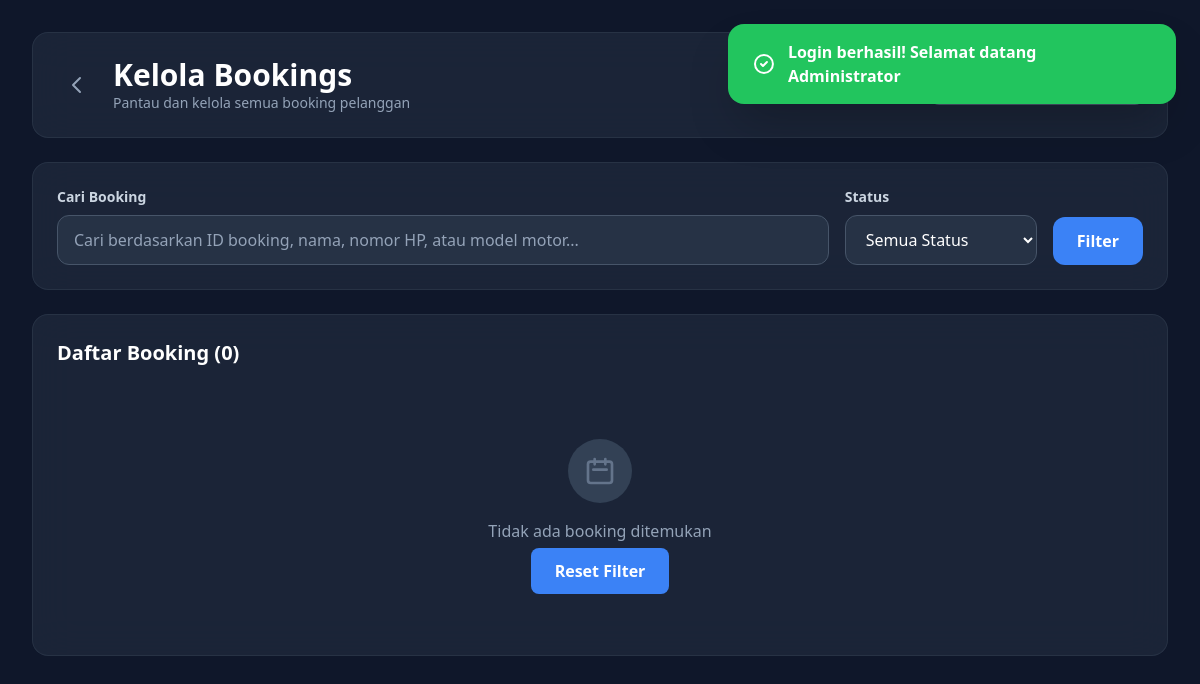
/admin-bookings.php (signed in), run on an earlier commit of the app's database.
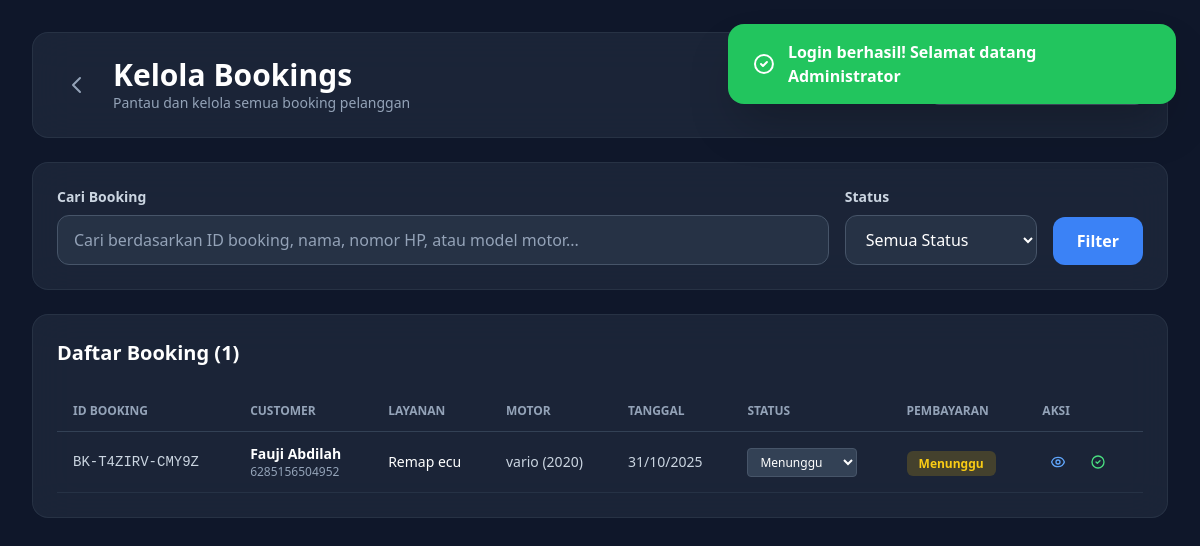
And on a later commit of the database.
### tables this page shows
CREATE TABLE `bookings` (
  `id` int(11) NOT NULL AUTO_INCREMENT,
  `booking_id` varchar(20) NOT NULL,
  `user_id` int(11) NOT NULL,
  `service_type` enum('remap_ecu','tuning','maintenance') NOT NULL DEFAULT 'remap_ecu',
  `vehicle_model` varchar(100) NOT NULL,
  `vehicle_year` int(4) DEFAULT NULL,
  `description` text DEFAULT NULL,
  `booking_date` datetime NOT NULL,
  `preferred_date` date DEFAULT NULL,
  `status` enum('pending','confirmed','in_progress','completed','cancelled') DEFAULT 'pending',
  `total_price` decimal(10,2) DEFAULT 0.00,
  `created_at` timestamp NOT NULL DEFAULT current_timestamp(),
  `updated_at` timestamp NOT NULL DEFAULT current_timestamp() ON UPDATE current_timestamp(),
  PRIMARY KEY (`id`),
  UNIQUE KEY `booking_id` (`booking_id`),
  KEY `user_id` (`user_id`),
  KEY `status` (`status`),
  KEY `booking_date` (`booking_date`),
  CONSTRAINT `bookings_ibfk_1` FOREIGN KEY (`user_id`) REFERENCES `users` (`id`) ON DELETE CASCADE
);

CREATE TABLE `users` (
  `id` int(11) NOT NULL AUTO_INCREMENT,
  `username` varchar(50) NOT NULL,
  `password` varchar(255) NOT NULL,
  `email` varchar(100) NOT NULL,
  `full_name` varchar(100) NOT NULL,
  `phone` varchar(20) NOT NULL,
  `is_active` tinyint(1) DEFAULT 1,
  `last_login` datetime DEFAULT NULL,
  `created_at` timestamp NOT NULL DEFAULT current_timestamp(),
  `updated_at` timestamp NOT NULL DEFAULT current_timestamp() ON UPDATE current_timestamp(),
  `login_attempts` int(11) DEFAULT 0,
  `last_attempt` datetime DEFAULT NULL,
  PRIMARY KEY (`id`),
  UNIQUE KEY `username` (`username`),
  UNIQUE KEY `email` (`email`),
  UNIQUE KEY `phone` (`phone`)
);

### config.php (called while the page is built, shortened)
<?php
function getFlashMessage() {
    if (isset($_SESSION['flash_message'])) {
        $message = [
            'message' => $_SESSION['flash_message'],
            'type' => $_SESSION['flash_type']
        ];
        return $message;
    }
    return null;
}
?>

### functions.php (called while the page is built, shortened)
<?php
require_once 'config.php';
function getAllBookings($status = null, $search = '') {
    global $conn;
    $sql = "SELECT b.*, u.full_name, u.phone, u.email,
                   p.status as payment_status, p.amount as payment_amount, p.proof_image
            FROM bookings b
            LEFT JOIN users u ON b.user_id = u.id
            LEFT JOIN payments p ON b.id = p.booking_id
            WHERE 1=1";
    $sql .= " ORDER BY b.created_at DESC";
    $stmt = $conn->prepare($sql);
    $stmt->execute();
    $result = $stmt->get_result();
    $bookings = [];
    while ($row = $result->fetch_assoc()) {
        $bookings[] = $row;
    }
    return $bookings;
}
?>

### admin-bookings.php (the view, shortened to what this page needs)
<?php
require_once 'config.php';
require_once 'functions.php';
$page = intval($_GET['page'] ?? 1);
$perPage = 10;
$offset = ($page - 1) * $perPage;
$status = $_GET['status'] ?? '';
$search = trim($_GET['search'] ?? '');
$bookings = getAllBookings($status, $search);
$totalBookings = count($bookings);
$paginatedBookings = array_slice($bookings, $offset, $perPage);
?>
<!DOCTYPE html>
<html lang="id">
<head>
    <script src="https://cdn.tailwindcss.com"></script>
</head>
<body class="bg-slate-900 min-h-screen fade-in">
    <?php
    $flash = getFlashMessage();
    if ($flash):
    ?>
    <div class="fixed top-6 right-6 z-50 max-w-md">
        <div class="<?php echo $flash['type'] === 'success' ? 'bg-green-500' : 'bg-red-500'; ?> text-white px-6 py-4 rounded-2xl shadow-2xl flex items-center gap-3">
            <?php if ($flash['type'] === 'success'): ?>
                <svg class="w-6 h-6" fill="none" stroke="currentColor" viewBox="0 0 24 24">
                    <path stroke-linecap="round" stroke-linejoin="round" stroke-width="2" d="M9 12l2 2 4-4m6 2a9 9 0 11-18 0 9 9 0 0118 0z"></path>
                </svg>
            <?php else: ?>
                <svg class="w-6 h-6" fill="none" stroke="currentColor" viewBox="0 0 24 24">
                    <path stroke-linecap="round" stroke-linejoin="round" stroke-width="2" d="M12 8v4m0 4h.01M21 12a9 9 0 11-18 0 9 9 0 0118 0z"></path>
                </svg>
            <?php endif; ?>
            <span class="font-semibold"><?php echo htmlspecialchars($flash['message']); ?></span>
        </div>
    </div>
    <?php endif; ?>
    <div class="p-4 lg:p-8">
        <div class="max-w-7xl mx-auto">
            <div class="glass-card rounded-2xl p-6 mb-6 slide-up">
                <div class="flex flex-col lg:flex-row justify-between items-start lg:items-center gap-4">
                    <div class="flex items-center gap-4">
                        <a href="admin.php" class="p-2 text-slate-400 hover:text-white hover:bg-slate-700 rounded-lg transition">
                            <svg class="w-6 h-6" fill="none" stroke="currentColor" viewBox="0 0 24 24">
                                <path stroke-linecap="round" stroke-linejoin="round" stroke-width="2" d="M15 19l-7-7 7-7"></path>
                            </svg>
                        </a>
                        <div>
                            <h1 class="text-2xl lg:text-3xl font-bold text-white">Kelola Bookings</h1>
                            <p class="text-slate-400 text-sm">Pantau dan kelola semua booking pelanggan</p>
                        </div>
                    </div>
                    <div class="flex gap-2">
                        <a href="admin.php" class="px-4 py-2 bg-slate-600 hover:bg-slate-700 text-white rounded-lg font-semibold transition">
                        </a>
                    </div>
                </div>
            </div>
            <div class="glass-card rounded-2xl p-6 mb-6 slide-up" style="animation-delay: 0.1s;">
                <form method="GET" class="flex flex-col lg:flex-row gap-4">
                    <div class="flex-1">
                        <label class="block text-slate-300 text-sm font-semibold mb-2">Cari Booking</label>
                        <input
                            type="text"
                            name="search"
                            placeholder="Cari berdasarkan ID booking, nama, nomor HP, atau model motor..."
                            value="<?php echo htmlspecialchars($search); ?>"
                            class="w-full px-4 py-3 bg-slate-700 bg-opacity-50 border border-slate-600 rounded-xl text-white placeholder-slate-400 focus:outline-none focus:ring-2 focus:ring-blue-500 transition"
                        />
                    </div>
                    <div class="lg:w-48">
                        <label class="block text-slate-300 text-sm font-semibold mb-2">Status</label>
                        <select name="status" class="w-full px-4 py-3 bg-slate-700 bg-opacity-50 border border-slate-600 rounded-xl text-white focus:outline-none focus:ring-2 focus:ring-blue-500 transition">
                            <option value="">Semua Status</option>
                        </select>
                    </div>
                    <div class="flex items-end gap-2">
                        <button type="submit" class="px-6 py-3 bg-blue-500 hover:bg-blue-600 text-white rounded-xl font-semibold transition">
                            Filter
                        </button>
                    </div>
                </form>
            </div>
            <div class="glass-card rounded-2xl p-6 slide-up" style="animation-delay: 0.2s;">
                <div class="flex flex-col lg:flex-row justify-between items-start lg:items-center gap-4 mb-6">
                    <h2 class="text-xl font-bold text-white">Daftar Booking (<?php echo $totalBookings; ?>)</h2>
                </div>
                <?php if (empty($paginatedBookings)): ?>
                    <div class="text-center py-12">
                        <div class="w-16 h-16 bg-slate-700 rounded-full flex items-center justify-center mx-auto mb-4">
                            <svg class="w-8 h-8 text-slate-500" fill="none" stroke="currentColor" viewBox="0 0 24 24">
                                <path stroke-linecap="round" stroke-linejoin="round" stroke-width="2" d="M8 7V3m8 4V3m-9 8h10M5 21h14a2 2 0 002-2V7a2 2 0 00-2-2H5a2 2 0 00-2 2v12a2 2 0 002 2z"></path>
                            </svg>
                        </div>
                        <p class="text-slate-400 mb-4">Tidak ada booking ditemukan</p>
                        <a href="admin-bookings.php" class="px-6 py-3 bg-blue-500 hover:bg-blue-600 text-white rounded-lg font-semibold transition">
                            Reset Filter
                        </a>
                    </div>
                <?php else: ?>
                    <div class="overflow-x-auto">
                        <table class="w-full">
                            <thead>
                                <tr class="border-b border-slate-700">
                                    <th class="px-4 py-3 text-left text-xs font-semibold text-slate-400 uppercase">ID Booking</th>
                                    <th class="px-4 py-3 text-left text-xs font-semibold text-slate-400 uppercase">Customer</th>
                                    <th class="px-4 py-3 text-left text-xs font-semibold text-slate-400 uppercase">Layanan</th>
                                    <th class="px-4 py-3 text-left text-xs font-semibold text-slate-400 uppercase">Motor</th>
                                    <th class="px-4 py-3 text-left text-xs font-semibold text-slate-400 uppercase">Tanggal</th>
                                    <th class="px-4 py-3 text-left text-xs font-semibold text-slate-400 uppercase">Status</th>
                                    <th class="px-4 py-3 text-left text-xs font-semibold text-slate-400 uppercase">Pembayaran</th>
                                    <th class="px-4 py-3 text-left text-xs font-semibold text-slate-400 uppercase">Aksi</th>
                                </tr>
                            </thead>
                            <tbody>
                                <?php foreach ($paginatedBookings as $booking): ?>
                                <tr class="border-b border-slate-700 border-opacity-50 hover:bg-slate-700 hover:bg-opacity-30 transition">
                                    <td class="px-4 py-3 text-sm font-mono text-slate-300"><?php echo htmlspecialchars($booking['booking_id']); ?></td>
                                    <td class="px-4 py-3 text-sm">
                                        <div>
                                            <div class="text-white font-semibold"><?php echo htmlspecialchars($booking['full_name']); ?></div>
                                            <div class="text-slate-400 text-xs"><?php echo htmlspecialchars($booking['phone']); ?></div>
                                        </div>
                                    </td>
                                    <td class="px-4 py-3 text-sm text-white"><?php echo ucfirst(str_replace('_', ' ', $booking['service_type'])); ?></td>
                                    <td class="px-4 py-3 text-sm text-slate-300"><?php echo htmlspecialchars($booking['vehicle_model']); ?> (<?php echo $booking['vehicle_year']; ?>)</td>
                                    <td class="px-4 py-3 text-sm text-slate-300"><?php echo date('d/m/Y', strtotime($booking['preferred_date'])); ?></td>
                                    <td class="px-4 py-3">
                                        <form method="POST" class="inline-block">
                                            <select name="status" onchange="this.form.submit()" class="bg-slate-700 border border-slate-600 rounded px-2 py-1 text-xs text-white focus:outline-none focus:ring-1 focus:ring-blue-500">
                                                <option value="pending" <?php echo $booking['status'] === 'pending' ? 'selected' : ''; ?>>Menunggu</option>
                                            </select>
                                        </form>
                                    </td>
                                    <td class="px-4 py-3">
                                        <?php if ($booking['payment_status']): ?>
                                            <span class="status-badge
                                                <?php
                                                switch($booking['payment_status']) {
                                                    case 'pending': echo 'bg-yellow-500 bg-opacity-20 text-yellow-400'; break;
                                                }
                                                ?>">
                                                <?php
                                                switch($booking['payment_status']) {
                                                    case 'pending': echo 'Menunggu'; break;
                                                }
                                                ?>
                                            </span>
                                        <?php else: ?>
                                            <span class="text-slate-500 text-xs">-</span>
                                        <?php endif; ?>
                                    </td>
                                    <td class="px-4 py-3">
                                        <div class="flex gap-2">
                                            <a href="admin-booking-detail.php?id=<?php echo $booking['id']; ?>" class="p-2 text-blue-400 hover:bg-blue-500 hover:bg-opacity-20 rounded-lg transition btn-action" title="Detail">
                                            </a>
                                            <?php if ($booking['payment_status'] === 'pending' && $booking['proof_image']): ?>
                                            <a href="admin-payment-verify.php?id=<?php echo $booking['id']; ?>" class="p-2 text-green-400 hover:bg-green-500 hover:bg-opacity-20 rounded-lg transition btn-action" title="Verifikasi Pembayaran">
                                                <svg class="w-4 h-4" fill="none" stroke="currentColor" viewBox="0 0 24 24">
                                                    <path stroke-linecap="round" stroke-linejoin="round" stroke-width="2" d="M9 12l2 2 4-4m6 2a9 9 0 11-18 0 9 9 0 0118 0z"></path>
                                                </svg>
                                            </a>
                                            <?php endif; ?>
                                        </div>
                                    </td>
                                </tr>
                                <?php endforeach; ?>
                            </tbody>
                        </table>
                    </div>
                <?php endif; ?>
            </div>
        </div>
    </div>
</body>
</html>

### admin-bookings.php (style rules this page uses)
.fade-in { animation: fadeIn 0.5s ease-out; }
.slide-up { animation: slideUp 0.6s ease-out; }
.glass-card { background: rgba(30, 41, 59, 0.8); backdrop-filter: blur(20px); border: 1px solid rgba(148, 163, 184, 0.1); }
.status-badge { padding: 0.25rem 0.75rem; border-radius: 0.375rem; font-weight: 600; font-size: 0.75rem; }
.btn-action { transition: all 0.2s ease; }

What changed in the data, as far as the page shows it:
added bookings: booking "BK-T4ZIRV-CMY9Z", user.full_name "Fauji Abdilah", user.phone "6285156504952", service_type "Remap ecu", vehicle_model "vario", vehicle_year "2020", preferred_date "31/10/2025", status "Menunggu"
Also different on the page:
$totalBookings: "0" → "1"
text no longer shown: "Tidak ada booking ditemukan Reset Filter"
text now shown: "ID BOOKING CUSTOMER LAYANAN MOTOR TANGGAL STATUS PEMBAYARAN AKSI"
